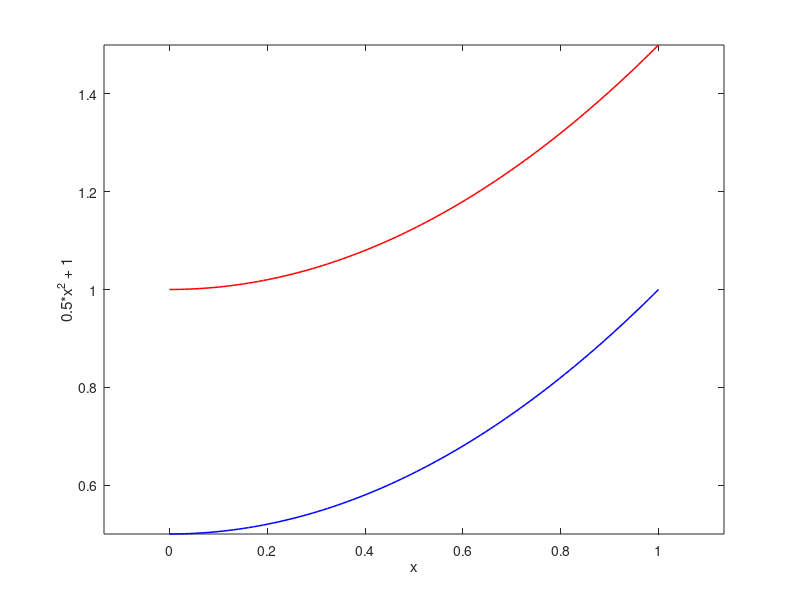

MATLAB code for this plot:
clear all;

fprintf('Here comes the matrix instanciation runtime. \n');
%% dense instanciation with pre-allocated memory using ZEROS
tic;
A1 = zeros(1000);
A1(1,1) = -1;
A1(1,2) = 1;
for i=2:999
    A1(i,i-1) = 1;
    A1(i,i) = -2;
    A1(i,i+1) = 1;
end
A1(1000,999) = 1;
A1(1000,1000) = -1;
toc;

%% dense instanciation without pre-allocated memory
%  (memory of assigned to the matrix is resized in every iteration)
tic;
% A2 = zeros(1000);
A2(1,1) = -1;
A2(1,2) = 1;
for i=2:999
    A2(i,i-1) = 1;
    A2(i,i) = -2;
    A2(i,i+1) = 1;
end
A2(1000,999) = 1;
A2(1000,1000) = -1;
toc;

%% dense instanciation using DIAG
tic;
A3 = diag(-2*ones(1000,1)) + ...
     diag(ones(999,1),1) + ...
     diag(ones(999,1),-1);
A3(1,1) = -1;
A3(1000,1000) = -1;
toc;

%% sparse instanciation
%  (column specific)
tic;
sparse_i = zeros(3000,1);
sparse_j = zeros(3000,1);
sparse_content = zeros(3000,1);
nonzero_entry = 0;

nonzero_entry = nonzero_entry + 1;
sparse_i(nonzero_entry) = 1;
sparse_j(nonzero_entry) = 1;
sparse_content(nonzero_entry) = -1;
nonzero_entry = nonzero_entry + 1;
sparse_i(nonzero_entry) = 2;
sparse_j(nonzero_entry) = 1;
sparse_content(nonzero_entry) = 1;
for j=2:999
    nonzero_entry = nonzero_entry + 1;
    sparse_i(nonzero_entry) = j-1;
    sparse_j(nonzero_entry) = j;
    sparse_content(nonzero_entry) = 1;
    nonzero_entry = nonzero_entry + 1;
    sparse_i(nonzero_entry) = j;
    sparse_j(nonzero_entry) = j;
    sparse_content(nonzero_entry) = -2;
    nonzero_entry = nonzero_entry + 1;
    sparse_i(nonzero_entry) = j+1;
    sparse_j(nonzero_entry) = j;
    sparse_content(nonzero_entry) = 1;
end
nonzero_entry = nonzero_entry + 1;
sparse_i(nonzero_entry) = 999;
sparse_j(nonzero_entry) = 1000; 
sparse_content(nonzero_entry) = 1;
nonzero_entry = nonzero_entry + 1;
sparse_i(nonzero_entry) = 1000;
sparse_j(nonzero_entry) = 1000; 
sparse_content(nonzero_entry) = -1;
A4 = sparse(sparse_i(1:nonzero_entry),...
            sparse_j(1:nonzero_entry),...
            sparse_content(1:nonzero_entry),...
            1000,1000,3000);
toc;
clear sparse_i sparse_j sparse_content nonzero_entry

%% sparse instanciation
%  (row specific)
tic;
sparse_i = zeros(3000,1);
sparse_j = zeros(3000,1);
sparse_content = zeros(3000,1);
nonzero_entry = 0;

nonzero_entry = nonzero_entry + 1;
sparse_i(nonzero_entry) = 1;
sparse_j(nonzero_entry) = 1;
sparse_content(nonzero_entry) = -1;
nonzero_entry = nonzero_entry + 1;
sparse_i(nonzero_entry) = 1;
sparse_j(nonzero_entry) = 2;
sparse_content(nonzero_entry) = 1;
for i=2:999
    nonzero_entry = nonzero_entry + 1;
    sparse_i(nonzero_entry) = i;
    sparse_j(nonzero_entry) = i-1;
    sparse_content(nonzero_entry) = 1;
    nonzero_entry = nonzero_entry + 1;
    sparse_i(nonzero_entry) = i;
    sparse_j(nonzero_entry) = i;
    sparse_content(nonzero_entry) = -2;
    nonzero_entry = nonzero_entry + 1;
    sparse_i(nonzero_entry) = i;
    sparse_j(nonzero_entry) = i+1;
    sparse_content(nonzero_entry) = 1;
end
nonzero_entry = nonzero_entry + 1;
sparse_i(nonzero_entry) = 1000;
sparse_j(nonzero_entry) = 999; 
sparse_content(nonzero_entry) = 1;
nonzero_entry = nonzero_entry + 1;
sparse_i(nonzero_entry) = 1000;
sparse_j(nonzero_entry) = 1000; 
sparse_content(nonzero_entry) = -1;
A5 = sparse(sparse_i(1:nonzero_entry),...
            sparse_j(1:nonzero_entry),...
            sparse_content(1:nonzero_entry),...
            1000,1000,3000);
toc;

fprintf('Here comes the multiplication runtime. \n');
x = ones(1000,1);
tic; x1 = A1*x; toc;
tic; x2 = A2*x; toc;
tic; x3 = A3*x; toc;
tic; x4 = A4*x; toc;
tic; x5 = A5*x; toc;
fprintf('norm(x1) = %f\n',norm(x1));
fprintf('norm(x2) = %f\n',norm(x2));
fprintf('norm(x3) = %f\n',norm(x3));
fprintf('norm(x4) = %f\n',norm(x4));
fprintf('norm(x5) = %f\n',norm(x5));

%% different for loop parameters instanciation
for i=1:5
    fprintf('%f\n', 0.1*i);
end
for x=0.1:0.1:0.5
    fprintf('%f\n', x);
end
for x=linspace(0.1,0.5,5)
    fprintf('%f\n', x);
end

%% matrix inverse
clear all;
A = rand(1000) + eye(1000);
b = ones(1000,1);

tic; x1 = inv(A)*b; toc;
tic; x2 = A \ b; toc;
fprintf('Norm of residual for inv(A)*b = %f\n', norm(A*x1-b));
fprintf('Norm of residual for A\b      = %f', norm(A*x2-b));

%% function handle (slow)
clear all;
f = @(x) 0.5*x^2 + 1;
x_vec = linspace(0,1,100);
y_vec = zeros(1,100);
for i=1:100
    y_vec(i) = f(x_vec(i));
end
plot(x_vec, y_vec, '-r', 'LineWidth', 1.1);

%% function handle (fast)
clear all;
g = @(x) 0.5*x.^2 + 1;
x_vec = linspace(0,1,100);
y_vec = g(x_vec);
y_vec = y_vec - 0.5;
hold on;
h = plot(x_vec, y_vec, '-b', 'LineWidth', 1.1);
axis equal;
xlabel('x');
ylabel('0.5*x^2 + 1');
saveas(h, 'demo','jpg');
